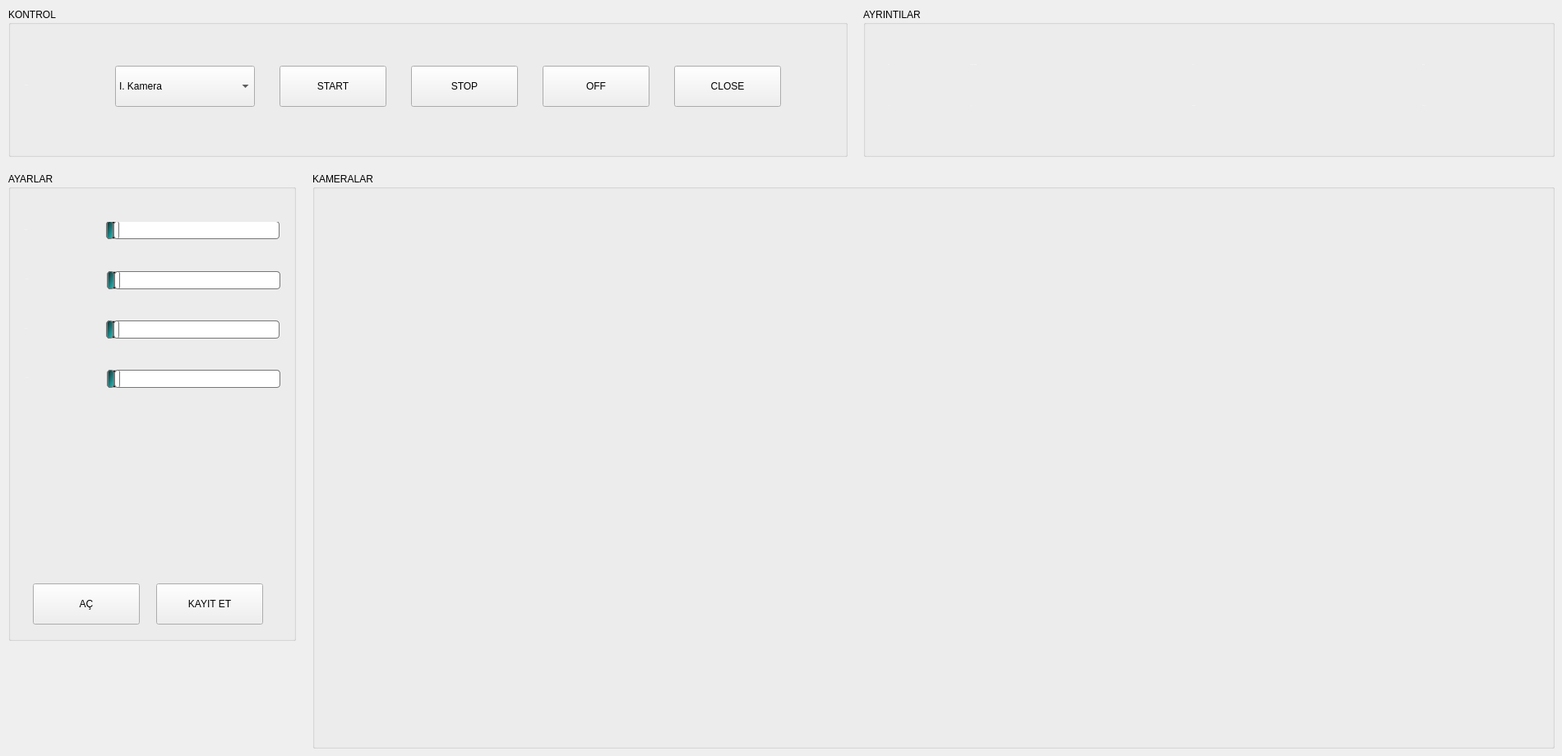
  <widget class="QWidget" name="centralwidget">
   <widget class="QGroupBox" name="groupBox">
    <property name="geometry">
     <rect>
      <x>10</x>
      <y>10</y>
      <width>1021</width>
      <height>181</height>
     </rect>
    </property>
    <property name="styleSheet">
     <string notr="true"/>
    </property>
    <property name="title">
     <string>KONTROL</string>
    </property>
    <widget class="QPushButton" name="Stop_pushButton">
     <property name="geometry">
      <rect>
       <x>490</x>
       <y>70</y>
       <width>130</width>
       <height>50</height>
      </rect>
     </property>
     <property name="styleSheet">
      <string notr="true"/>
     </property>
     <property name="text">
      <string>STOP</string>
     </property>
    </widget>
    <widget class="QPushButton" name="Start_pushButton">
     <property name="geometry">
      <rect>
       <x>330</x>
       <y>70</y>
       <width>130</width>
       <height>50</height>
      </rect>
     </property>
     <property name="styleSheet">
      <string notr="true"/>
     </property>
     <property name="text">
      <string>START</string>
     </property>
    </widget>
    <widget class="QLabel" name="label_3">
     <property name="geometry">
      <rect>
       <x>20</x>
       <y>75</y>
       <width>111</width>
       <height>37</height>
      </rect>
     </property>
     <property name="font">
      <font>
       <pointsize>-1</pointsize>
      </font>
     </property>
     <property name="styleSheet">
      <string notr="true">color:white;</string>
     </property>
     <property name="text">
      <string>KAMERA</string>
     </property>
    </widget>
    <widget class="QPushButton" name="Off_pushButton">
     <property name="geometry">
      <rect>
       <x>650</x>
       <y>70</y>
       <width>130</width>
       <height>50</height>
      </rect>
     </property>
     <property name="styleSheet">
      <string notr="true"/>
     </property>
     <property name="text">
      <string>OFF</string>
     </property>
    </widget>
    <widget class="QComboBox" name="Camera_comboBox">
     <property name="geometry">
      <rect>
       <x>130</x>
       <y>70</y>
       <width>170</width>
       <height>50</height>
      </rect>
     </property>
     <property name="styleSheet">
      <string notr="true"/>
     </property>
     <item>
      <property name="text">
       <string>I. Kamera</string>
      </property>
     </item>
     <item>
      <property name="text">
       <string>II. Kamera</string>
      </property>
     </item>
     <item>
      <property name="text">
       <string>III. Kamera</string>
      </property>
     </item>
     <item>
      <property name="text">
       <string>IV. Kamera</string>
      </property>
     </item>
    </widget>
    <widget class="QPushButton" name="Close_pushButton">
     <property name="geometry">
      <rect>
       <x>810</x>
       <y>70</y>
       <width>130</width>
       <height>50</height>
      </rect>
     </property>
     <property name="styleSheet">
      <string notr="true"/>
     </property>
     <property name="text">
      <string>CLOSE</string>
     </property>
    </widget>
   </widget>
   <widget class="QGroupBox" name="groupBox_2">
    <property name="geometry">
     <rect>
      <x>1050</x>
      <y>10</y>
      <width>841</width>
      <height>181</height>
     </rect>
    </property>
    <property name="styleSheet">
     <string notr="true"/>
    </property>
    <property name="title">
     <string>AYRINTILAR</string>
    </property>
    <widget class="QLabel" name="label_9">
     <property name="geometry">
      <rect>
       <x>130</x>
       <y>100</y>
       <width>231</width>
       <height>37</height>
      </rect>
     </property>
     <property name="font">
      <font>
       <pointsize>-1</pointsize>
      </font>
     </property>
     <property name="styleSheet">
      <string notr="true">color: rgb(255, 255, 255);</string>
     </property>
     <property name="text">
      <string>------</string>
     </property>
    </widget>
    <widget class="QLabel" name="Fps_label">
     <property name="geometry">
      <rect>
       <x>30</x>
       <y>50</y>
       <width>61</width>
       <height>37</height>
      </rect>
     </property>
     <property name="font">
      <font>
       <pointsize>-1</pointsize>
      </font>
     </property>
     <property name="styleSheet">
      <string notr="true">color: rgb(255, 255, 255);</string>
     </property>
     <property name="text">
      <string>FPS</string>
     </property>
    </widget>
    <widget class="QLabel" name="label_8">
     <property name="geometry">
      <rect>
       <x>30</x>
       <y>100</y>
       <width>61</width>
       <height>37</height>
      </rect>
     </property>
     <property name="font">
      <font>
       <pointsize>-1</pointsize>
      </font>
     </property>
     <property name="styleSheet">
      <string notr="true">color: rgb(255, 255, 255);</string>
     </property>
     <property name="text">
      <string>------</string>
     </property>
    </widget>
    <widget class="QLabel" name="label_10">
     <property name="geometry">
      <rect>
       <x>400</x>
       <y>50</y>
       <width>231</width>
       <height>37</height>
      </rect>
     </property>
     <property name="font">
      <font>
       <pointsize>-1</pointsize>
      </font>
     </property>
     <property name="styleSheet">
      <string notr="true">color: rgb(255, 255, 255);</string>
     </property>
     <property name="text">
      <string>SAAT</string>
     </property>
    </widget>
    <widget class="QLabel" name="Calisma_label">
     <property name="geometry">
      <rect>
       <x>130</x>
       <y>50</y>
       <width>231</width>
       <height>37</height>
      </rect>
     </property>
     <property name="font">
      <font>
       <pointsize>-1</pointsize>
      </font>
     </property>
     <property name="styleSheet">
      <string notr="true">color: rgb(255, 255, 255);</string>
     </property>
     <property name="text">
      <string>ÇALIŞMA SÜRESİ</string>
     </property>
    </widget>
    <widget class="QLabel" name="label_11">
     <property name="geometry">
      <rect>
       <x>400</x>
       <y>100</y>
       <width>231</width>
       <height>37</height>
      </rect>
     </property>
     <property name="font">
      <font>
       <pointsize>-1</pointsize>
      </font>
     </property>
     <property name="styleSheet">
      <string notr="true">color: rgb(255, 255, 255);</string>
     </property>
     <property name="text">
      <string>15:03:20</string>
     </property>
    </widget>
    <widget class="QLabel" name="Durum_Cam">
     <property name="geometry">
      <rect>
       <x>680</x>
       <y>100</y>
       <width>231</width>
       <height>37</height>
      </rect>
     </property>
     <property name="font">
      <font>
       <pointsize>-1</pointsize>
      </font>
     </property>
     <property name="styleSheet">
      <string notr="true">color: rgb(255, 255, 255);</string>
     </property>
     <property name="text">
      <string>KAPALI</string>
     </property>
    </widget>
    <widget class="QLabel" name="label_15">
     <property name="geometry">
      <rect>
       <x>680</x>
       <y>50</y>
       <width>231</width>
       <height>37</height>
      </rect>
     </property>
     <property name="font">
      <font>
       <pointsize>-1</pointsize>
      </font>
     </property>
     <property name="styleSheet">
      <string notr="true">color: rgb(255, 255, 255);</string>
     </property>
     <property name="text">
      <string>Durum</string>
     </property>
    </widget>
   </widget>
   <widget class="QGroupBox" name="groupBox_3">
    <property name="geometry">
     <rect>
      <x>10</x>
      <y>210</y>
      <width>350</width>
      <height>570</height>
     </rect>
    </property>
    <property name="styleSheet">
     <string notr="true"/>
    </property>
    <property name="title">
     <string>AYARLAR</string>
    </property>
    <widget class="QSlider" name="horizontalSlider">
     <property name="geometry">
      <rect>
       <x>119</x>
       <y>60</y>
       <width>211</width>
       <height>21</height>
      </rect>
     </property>
     <property name="styleSheet">
      <string notr="true">QSlider::groove:horizontal {
	border: 1px solid #bbb;
	background-color: rgb(26, 26, 26);
	height: 20px;
	border-radius: 4px;
}

QSlider::sub-page:horizontal {
	background: qlineargradient(x1:0, y1:0, x2:1,y2:1, stop: 1 rgb(30, 200, 200), stop: 0 rgb(26, 26, 26));
	background: qlineargradient(x1:0, y1:0, x2:1,y2:1, stop: 1 rgb(30, 200, 200), stop: 0 rgb(26, 26, 26));
	border: 1px solid #777;
	height: 10px;
	border-radius: 4px;
}

QSlider::add-page:horizontal {
	background: #fff;
	border: 1px solid #777;
	height: 10px;
	border-radius: 4px;
}

QSlider::handle:horizontal {
	background: qlineargradient(x1:0, y1:0, x2:1, y2:1,
    stop:0 #FF17365D, stop:1 #FF17365D);
	border: 1px solid #777;
	width: 13px;
	margin-top: -2px;
	margin-bottom: -2px;
	border-radius: 4px;
}

QSlider::handle:horizontal:hover {
	background: qlineargradient(x1:0, y1:0, x2:1, y2:1,
    stop:0 #FF17365D, stop:1 #FF17365D);
	border: 1px solid #444;
	border-radius: 4px;
}

QSlider::sub-page:horizontal:disabled {
	background: #bbb;
	border-color: #999;
}

QSlider::add-page:horizontal:disabled {
	background: #eee;
	border-color: #999;
}

QSlider::handle:horizontal:disabled {
	background: #eee;
	border: 1px solid #aaa;
	border-radius: 4px;
}</string>
     </property>
     <property name="orientation">
      <enum>Qt::Horizontal</enum>
     </property>
    </widget>
    <widget class="QLabel" name="label_4">
     <property name="geometry">
      <rect>
       <x>20</x>
       <y>50</y>
       <width>100</width>
       <height>40</height>
      </rect>
     </property>
     <property name="font">
      <font>
       <pointsize>-1</pointsize>
      </font>
     </property>
     <property name="styleSheet">
      <string notr="true">color:white;</string>
     </property>
     <property name="text">
      <string>AYAR I</string>
     </property>
    </widget>
    <widget class="QLabel" name="label_5">
     <property name="geometry">
      <rect>
       <x>21</x>
       <y>110</y>
       <width>100</width>
       <height>40</height>
      </rect>
     </property>
     <property name="font">
      <font>
       <pointsize>-1</pointsize>
      </font>
     </property>
     <property name="styleSheet">
      <string notr="true">color:white;</string>
     </property>
     <property name="text">
      <string>AYAR II</string>
     </property>
    </widget>
    <widget class="QSlider" name="horizontalSlider_2">
     <property name="geometry">
      <rect>
       <x>120</x>
       <y>120</y>
       <width>211</width>
       <height>22</height>
      </rect>
     </property>
     <property name="styleSheet">
      <string notr="true">QSlider::groove:horizontal {
	border: 1px solid #bbb;
	background-color: rgb(26, 26, 26);
	height: 20px;
	border-radius: 4px;
}

QSlider::sub-page:horizontal {
	background: qlineargradient(x1:0, y1:0, x2:1,y2:1, stop: 1 rgb(30, 200, 200), stop: 0 rgb(26, 26, 26));
	background: qlineargradient(x1:0, y1:0, x2:1,y2:1, stop: 1 rgb(30, 200, 200), stop: 0 rgb(26, 26, 26));
	border: 1px solid #777;
	height: 10px;
	border-radius: 4px;
}

QSlider::add-page:horizontal {
	background: #fff;
	border: 1px solid #777;
	height: 10px;
	border-radius: 4px;
}

QSlider::handle:horizontal {
	background: qlineargradient(x1:0, y1:0, x2:1, y2:1,
    stop:0 #FF17365D, stop:1 #FF17365D);
	border: 1px solid #777;
	width: 13px;
	margin-top: -2px;
	margin-bottom: -2px;
	border-radius: 4px;
}

QSlider::handle:horizontal:hover {
	background: qlineargradient(x1:0, y1:0, x2:1, y2:1,
    stop:0 #FF17365D, stop:1 #FF17365D);
	border: 1px solid #444;
	border-radius: 4px;
}

QSlider::sub-page:horizontal:disabled {
	background: #bbb;
	border-color: #999;
}

QSlider::add-page:horizontal:disabled {
	background: #eee;
	border-color: #999;
}

QSlider::handle:horizontal:disabled {
	background: #eee;
	border: 1px solid #aaa;
	border-radius: 4px;
}</string>
     </property>
     <property name="orientation">
      <enum>Qt::Horizontal</enum>
     </property>
    </widget>
    <widget class="QLabel" name="label_12">
     <property name="geometry">
      <rect>
       <x>20</x>
       <y>170</y>
       <width>100</width>
       <height>40</height>
      </rect>
     </property>
     <property name="font">
      <font>
       <pointsize>-1</pointsize>
      </font>
     </property>
     <property name="styleSheet">
      <string notr="true">color:white;</string>
     </property>
     <property name="text">
      <string>AYAR I</string>
     </property>
    </widget>
    <widget class="QSlider" name="horizontalSlider_3">
     <property name="geometry">
      <rect>
       <x>119</x>
       <y>180</y>
       <width>211</width>
       <height>22</height>
      </rect>
     </property>
     <property name="styleSheet">
      <string notr="true">QSlider::groove:horizontal {
	border: 1px solid #bbb;
	background-color: rgb(26, 26, 26);
	height: 20px;
	border-radius: 4px;
}

QSlider::sub-page:horizontal {
	background: qlineargradient(x1:0, y1:0, x2:1,y2:1, stop: 1 rgb(30, 200, 200), stop: 0 rgb(26, 26, 26));
	background: qlineargradient(x1:0, y1:0, x2:1,y2:1, stop: 1 rgb(30, 200, 200), stop: 0 rgb(26, 26, 26));
	border: 1px solid #777;
	height: 10px;
	border-radius: 4px;
}

QSlider::add-page:horizontal {
	background: #fff;
	border: 1px solid #777;
	height: 10px;
	border-radius: 4px;
}

QSlider::handle:horizontal {
	background: qlineargradient(x1:0, y1:0, x2:1, y2:1,
    stop:0 #FF17365D, stop:1 #FF17365D);
	border: 1px solid #777;
	width: 13px;
	margin-top: -2px;
	margin-bottom: -2px;
	border-radius: 4px;
}

QSlider::handle:horizontal:hover {
	background: qlineargradient(x1:0, y1:0, x2:1, y2:1,
    stop:0 #FF17365D, stop:1 #FF17365D);
	border: 1px solid #444;
	border-radius: 4px;
}

QSlider::sub-page:horizontal:disabled {
	background: #bbb;
	border-color: #999;
}

QSlider::add-page:horizontal:disabled {
	background: #eee;
	border-color: #999;
}

QSlider::handle:horizontal:disabled {
	background: #eee;
	border: 1px solid #aaa;
	border-radius: 4px;
}</string>
     </property>
     <property name="orientation">
      <enum>Qt::Horizontal</enum>
     </property>
    </widget>
    <widget class="QLabel" name="label_13">
     <property name="geometry">
      <rect>
       <x>21</x>
       <y>230</y>
       <width>100</width>
       <height>40</height>
      </rect>
     </property>
     <property name="font">
      <font>
       <pointsize>-1</pointsize>
      </font>
     </property>
     <property name="styleSheet">
      <string notr="true">color:white;</string>
     </property>
     <property name="text">
      <string>AYAR II</string>
     </property>
    </widget>
    <widget class="QSlider" name="horizontalSlider_4">
     <property name="geometry">
      <rect>
       <x>120</x>
       <y>240</y>
       <width>211</width>
       <height>22</height>
      </rect>
     </property>
     <property name="styleSheet">
      <string notr="true">QSlider::groove:horizontal {
	border: 1px solid #bbb;
	background-color: rgb(26, 26, 26);
	height: 20px;
	border-radius: 4px;
}

QSlider::sub-page:horizontal {
	background: qlineargradient(x1:0, y1:0, x2:1,y2:1, stop: 1 rgb(30, 200, 200), stop: 0 rgb(26, 26, 26));
	background: qlineargradient(x1:0, y1:0, x2:1,y2:1, stop: 1 rgb(30, 200, 200), stop: 0 rgb(26, 26, 26));
	border: 1px solid #777;
	height: 10px;
	border-radius: 4px;
}

QSlider::add-page:horizontal {
	background: #fff;
	border: 1px solid #777;
	height: 10px;
	border-radius: 4px;
}

QSlider::handle:horizontal {
	background: qlineargradient(x1:0, y1:0, x2:1, y2:1,
    stop:0 #FF17365D, stop:1 #FF17365D);
	border: 1px solid #777;
	width: 13px;
	margin-top: -2px;
	margin-bottom: -2px;
	border-radius: 4px;
}

QSlider::handle:horizontal:hover {
	background: qlineargradient(x1:0, y1:0, x2:1, y2:1,
    stop:0 #FF17365D, stop:1 #FF17365D);
	border: 1px solid #444;
	border-radius: 4px;
}

QSlider::sub-page:horizontal:disabled {
	background: #bbb;
	border-color: #999;
}

QSlider::add-page:horizontal:disabled {
	background: #eee;
	border-color: #999;
}

QSlider::handle:horizontal:disabled {
	background: #eee;
	border: 1px solid #aaa;
	border-radius: 4px;
}</string>
     </property>
     <property name="orientation">
      <enum>Qt::Horizontal</enum>
     </property>
    </widget>
    <widget class="QPushButton" name="Ac_pushButton">
     <property name="geometry">
      <rect>
       <x>30</x>
       <y>500</y>
       <width>130</width>
       <height>50</height>
      </rect>
     </property>
     <property name="styleSheet">
      <string notr="true"/>
     </property>
     <property name="text">
      <string>AÇ</string>
     </property>
    </widget>
    <widget class="QPushButton" name="Kayit_pushButton_2">
     <property name="geometry">
      <rect>
       <x>180</x>
       <y>500</y>
       <width>130</width>
       <height>50</height>
      </rect>
     </property>
     <property name="styleSheet">
      <string notr="true"/>
     </property>
     <property name="text">
      <string>KAYIT ET</string>
     </property>
    </widget>
   </widget>
   <widget class="QGroupBox" name="groupBox_4">
    <property name="geometry">
     <rect>
      <x>380</x>
      <y>210</y>
      <width>1511</width>
      <height>701</height>
     </rect>
    </property>
    <property name="styleSheet">
     <string notr="true"/>
    </property>
    <property name="title">
     <string>KAMERALAR</string>
    </property>
    <widget class="QLabel" name="Camera_1">
     <property name="geometry">
      <rect>
       <x>20</x>
       <y>30</y>
       <width>1461</width>
       <height>641</height>
      </rect>
     </property>
     <property name="styleSheet">
      <string notr="true"/>
     </property>
     <property name="text">
      <string/>
     </property>
    </widget>
   </widget>
  </widget>
